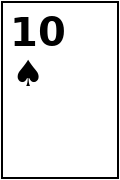
#> input picture assets/card_templates/10.png, 120 x 180 px; its folder holds only this picture in this run
$ python main.py
#> lines starting #> are read from the running program, lines starting #| are printed output that depends on the picture; after the words box and inside, x2 and y2 are one past the last pixel; in counts of white or black regions, pixels touching at a corner belong together
### src/landlord_counter/vision/card_recognizer.py
"""识别层：模板匹配为主链路，VLM 视觉大模型降级兜底。

双链路设计（对齐 AgentOS 思想）:
    1. 模板匹配（OpenCV）：快、免费、本地，识别标准牌面
    2. VLM 兜底（可选）：当模板匹配置信度不足时调用视觉大模型
"""
from __future__ import annotations

import base64
import os
from typing import Optional

import cv2
import numpy as np
import httpx

from ..config import VisionConfig
from ..logic.tracker import ALL_RANKS

# 牌面字符 → 编码
RANK_MAP = {
    "3": "3", "4": "4", "5": "5", "6": "6", "7": "7", "8": "8",
    "9": "9", "10": "10", "J": "J", "Q": "Q", "K": "K", "A": "A",
    "2": "2", "小王": "BJ", "大王": "RJ",
}


class CardRecognizer:
    """牌面识别器"""

    def __init__(self, config: VisionConfig):
        self.cfg = config
        self.templates: dict[str, np.ndarray] = self._load_templates()
#> in _load_templates, img is the input picture: shape (180, 120, 3); min 0, max 255, mean 228.9
        self._masks: dict[str, np.ndarray] = self._build_masks()
        # 游戏视觉适配包（doudizhu_wishday 等）：决定怎么"看懂"当前 App 的画面
        from ..profiles import get_profile

        self.profile = get_profile(config.profile_name)

    # ---------- VLM 直读主链路（模板对重度重叠画面失效时的正解） ----------

    # [70 lines left out: functions locate_hand_band, read_hand_vlm, _band_prompt, not called in this run]


    def _load_templates(self) -> dict[str, np.ndarray]:
        """加载模板图片（assets/card_templates/<rank>.png）"""
        templates = {}
        td = self.cfg.template_dir
        if not td.exists():
            return templates
        for png in td.glob("*.png"):
            rank = png.stem
            if rank in ALL_RANKS:
                img = cv2.imread(str(png))
                if img is not None:
                    templates[rank] = img
        return templates

    def _build_masks(self) -> dict[str, np.ndarray]:
        """构建掩码：非白色区域为1（只匹配文字/图案，忽略白底）"""
        masks = {}
        for rank, tpl in self.templates.items():
            gray = cv2.cvtColor(tpl, cv2.COLOR_BGR2GRAY)
            # 白色(>=230)为背景=0，文字为1
            mask = np.where(gray < 230, 255, 0).astype(np.uint8)
            masks[rank] = mask
        return masks

    def template_available(self) -> bool:
        return len(self.templates) > 0

    # [126 lines left out: functions recognize_hand, recognize_with_vlm, recognize_hand_best, _parse_vlm_text, not called in this run]

### src/landlord_counter/ai/analyzer.py
"""AI 推理层：调用大模型分析对手牌型、给出出牌建议（可选功能）。"""
from __future__ import annotations

import httpx

from ..config import LLMConfig
from ..logic.tracker import GameState

SYSTEM_PROMPT = """你是斗地主记牌分析助手。根据记牌器提供的剩余牌和对手出牌记录，
分析对手可能持有的牌型，给出简明结论。只输出分析结果，不要客套。"""


class LandlordAnalyzer:
    """斗地主大模型分析器"""

    def __init__(self, config: LLMConfig):
        self.cfg = config

    @property
    def available(self) -> bool:
        return self.cfg.enabled and bool(self.cfg.api_key)

    # [28 lines left out: function analyze, not called in this run]

### src/landlord_counter/config.py
"""全局配置：从环境变量/配置文件读取，密钥不硬编码。"""
from __future__ import annotations

import os
from dataclasses import dataclass, field
from pathlib import Path

PROJECT_ROOT = Path(__file__).resolve().parent.parent.parent


def _load_dotenv() -> None:
    """加载项目根 .env 到环境变量（覆盖旧 shell 残留，.env 是项目配置源）。

    让 `uv run landlord-counter` / CLI 工具无需手动 source 即可读到 VLM 等配置。
    注意：会覆盖同名已存在的环境变量——若想临时换模型，直接改 .env 即可。
    """
    env_file = PROJECT_ROOT / ".env"
    if not env_file.exists():
        return
    try:
        for line in env_file.read_text(encoding="utf-8").splitlines():
            line = line.strip()
            if not line or line.startswith("#") or "=" not in line:
                continue
            key, _, value = line.partition("=")
            key, value = key.strip(), value.strip().strip("\"'")
            if key:
                os.environ[key] = value  # .env 为准，覆盖 shell 残留旧值
    except OSError:
        pass


_load_dotenv()


@dataclass
class ScreenConfig:
    """屏幕与ROI配置（像素坐标，手机横屏/竖屏可调）"""
    adb_serial: str = field(default_factory=lambda: os.getenv("ADB_SERIAL", os.getenv("AGENT_ADB_SERIAL", "")))  # 多设备时建议显式指定
    screen_scale: float = 1.0  # 截图缩放系数
    # 各识别区域 ROI: (x1, y1, x2, y2)，默认竖屏 1080x2400 比例
    hand_roi: tuple = (0.0, 0.78, 1.0, 1.0)  # 自己手牌区（归一化坐标）
    played_roi: tuple = (0.15, 0.30, 0.85, 0.70)  # 出牌区（归一化坐标）
    poll_interval: float = 1.0  # 轮询间隔秒


@dataclass
class VisionConfig:
    """识别层配置"""
    # 模板匹配
    template_dir: Path = field(
        default_factory=lambda: PROJECT_ROOT / "assets" / "card_templates"
    )
    match_threshold: float = 0.80  # 模板匹配置信度阈值
    # 游戏视觉适配包（哪个 App 的画面）：doudizhu_wishday 等，见 profiles.py
    profile_name: str = field(default_factory=lambda: os.getenv("GAME_PROFILE", "doudizhu_wishday"))
    # VLM 直读（模板对重度重叠无效时的主链路）—— 多提供商: VLM_PROVIDER 选择
    vlm_api_base: str = field(default_factory=lambda: _vlm_settings()[0])
    vlm_api_key: str = field(default_factory=lambda: _vlm_settings()[1])
    vlm_model: str = field(default_factory=lambda: _vlm_settings()[2])
    vlm_provider: str = field(default_factory=lambda: os.getenv("VLM_PROVIDER", "zhipu"))

    def vlm_available(self) -> bool:
        return bool(self.vlm_api_base and self.vlm_api_key and self.vlm_model)


VLM_PROVIDER_BASE = {
    "zhipu": ("VLM_API_BASE", "https://open.bigmodel.cn/api/paas/v4"),
    "deepseek": ("DEEPSEEK_API_BASE", "https://api.deepseek.com"),
    "doubao": ("DOUBAO_API_BASE", "https://ark.cn-beijing.volces.com/api/v3"),
    "qianfan": ("QIANFAN_API_BASE", "https://qianfan.baidubce.com/v2"),
    "laozhang": ("LAOZHANG_API_BASE", "https://api.laozhang.ai/v1"),  # 中转站: 仅识图用
}
VLM_PROVIDER_KEY = {
    "zhipu": "VLM_API_KEY",
    "deepseek": "DEEPSEEK_API_KEY",
    "doubao": "DOUBAO_API_KEY",
    "qianfan": "QIANFAN_API_KEY",
    "laozhang": "LAOZHANG_API_KEY",
}
VLM_PROVIDER_MODEL_ENV = {
    "zhipu": "VLM_MODEL", "deepseek": "DEEPSEEK_MODEL",
    "doubao": "DOUBAO_MODEL", "qianfan": "QIANFAN_MODEL",
    "laozhang": "LAOZHANG_MODEL",
}
VLM_PROVIDER_MODEL_DEFAULT = {
    "zhipu": "glm-4v-plus",
    "deepseek": "deepseek-v4-flash-vision-exp",
    "doubao": "",  # 火山方舟模型/推理接入点由用户填 DOUBAO_MODEL
    "qianfan": "",  # 千帆 VL 模型名由用户填 QIANFAN_MODEL
    "laozhang": "",  # 中转站识图模型名由用户填 LAOZHANG_MODEL(如 glm-4v-plus)
}


def _vlm_settings() -> tuple[str, str, str]:
    """按 VLM_PROVIDER 返回 (base, key, model)。key 为空时回退 VLM_API_KEY(智谱旧键)。"""
    prov = os.getenv("VLM_PROVIDER", "zhipu")
    base_env, base_def = VLM_PROVIDER_BASE.get(prov, VLM_PROVIDER_BASE["zhipu"])
    key_env = VLM_PROVIDER_KEY.get(prov, "VLM_API_KEY")
    model_env = VLM_PROVIDER_MODEL_ENV.get(prov, "VLM_MODEL")
    model_def = VLM_PROVIDER_MODEL_DEFAULT.get(prov, "glm-4v-plus")
    base = os.getenv(base_env) or base_def
    key = os.getenv(key_env) or os.getenv("VLM_API_KEY", "")
    model = os.getenv(model_env) or model_def
    return base, key, model


@dataclass
class LLMConfig:
    """大模型推理配置（可选，用于对手牌型分析）"""
    enabled: bool = os.getenv("LLM_ENABLED", "0") == "1"
    api_base: str = os.getenv("LLM_API_BASE", "https://api.deepseek.com/v1")
    api_key: str = os.getenv("LLM_API_KEY", "")
    model: str = os.getenv("LLM_MODEL", "deepseek-v4-flash")
    temperature: float = 0.3


@dataclass
class AppConfig:
    screen: ScreenConfig = field(default_factory=ScreenConfig)
    vision: VisionConfig = field(default_factory=VisionConfig)
    llm: LLMConfig = field(default_factory=LLMConfig)


def load_config() -> AppConfig:
    return AppConfig()

### src/landlord_counter/screen/adb_capture.py
"""截屏层：通过 ADB 从安卓设备/模拟器获取屏幕截图。"""
from __future__ import annotations

import subprocess

import numpy as np

from ..config import ScreenConfig


class ADBError(RuntimeError):
    pass


class ScreenCapturer:
    """ADB 截屏器"""

    def __init__(self, config: ScreenConfig):
        self.cfg = config

    def _adb(self, *args: str) -> bytes:
        cmd = ["adb"]
        if self.cfg.adb_serial:
            cmd += ["-s", self.cfg.adb_serial]
        cmd += list(args)
        try:
            proc = subprocess.run(cmd, capture_output=True, timeout=15)
        except subprocess.TimeoutExpired:
            raise ADBError("adb 命令超时")
        if proc.returncode != 0:
            raise ADBError(
                f"adb {' '.join(args)} 失败: {proc.stderr.decode(errors='ignore')}"
            )
        return proc.stdout

    def list_devices(self) -> list[str]:
        out = self._adb("devices").decode(errors="ignore")
        devices = []
        for line in out.splitlines()[1:]:
            if line.strip() and "\tdevice" in line:
                devices.append(line.split("\t")[0])
        return devices

    # [22 lines left out: functions capture, capture_roi, not called in this run]

### src/landlord_counter/profiles.py
"""游戏视觉适配包（Game Profile）——「通用 GUI 托管」的核心抽象。

每个游戏(=厂商 App)的界面都不一样：手牌/牌桌/按钮的布局、牌面的画法、重叠程度都不同。
本模块把「一个游戏怎么被看懂」收敛成一份声明式配置，识别管线本身与游戏无关：

    capture → 按 profile 定位手牌行 → 按 profile 放大/裁切 → 按 profile 的提示词送 VLM → 统一解析成点数

新增一个游戏 = 在 PROFILES 里加一份配置（+ 相应 GameRules），不改管线代码。
"""
from __future__ import annotations

from dataclasses import dataclass, field

# 统一的手牌点数字符集（视觉层输出 → 记牌逻辑层）
TOKEN_MAP = {
    "3": "3", "4": "4", "5": "5", "6": "6", "7": "7", "8": "8", "9": "9",
    "10": "10", "J": "J", "j": "J", "Q": "Q", "q": "Q", "K": "K", "k": "K",
    "A": "A", "a": "A", "2": "2",
    "小": "BJ", "小王": "BJ", "JOKER_B": "BJ",
    "大": "RJ", "大王": "RJ", "JOKER_R": "RJ",
}


# [12 lines left out: function parse_rank_tokens, not called in this run]


@dataclass
class GameProfile:
    """一个游戏的视觉适配配置。"""

    name: str                       # 如 doudizhu_wishday
    display: str                    # 展示名，如「斗地主(wishday)」
    rules_name: str = "doudizhu"    # 对应 logic/rules.py 注册表里的规则
    # --- 手牌行定位 ---
    locate_mode: str = "bright_band_bottom"  # 亮色行带、取最底部一条
    band_min_ratio: float = 0.40    # 行带判定阈值(相对该图最亮行)
    crop_pad: int = 8               # 行带外扩像素
    upscale: float = 2.0            # 送 VLM 前放大倍数
    # --- 识别 ---
    vlm_first: bool = True          # 跳过模板匹配、直接 VLM（模板匹配对重度重叠无效）
    vlm_prompt: str = field(default="")
    expected_cards: int = 0         # 0=未知(让 VLM 数)；17/20 可提示模型输出数量
    # --- 动作(托管阶段用, 先占位) ---
    actions_roi: dict = field(default_factory=dict)  # 叫分/出牌按钮区域(归一化坐标)


_PROMPT_BASE = (
    "这是斗地主手牌行(从左到右,牌严重重叠)。只输出各张点数,逗号分隔,不要解释。"
    "重复点数不要合并(对子/三条/四张按张数逐张输出);大王写\"大王\",小王写\"小王\"。"
)


# [12 lines left out: function _build_prompt, not called in this run]


PROFILES: dict[str, GameProfile] = {
    "doudizhu_wishday": GameProfile(
        name="doudizhu_wishday",
        display="斗地主(wishday)",
        rules_name="doudizhu",
        locate_mode="bright_band_bottom",
        band_min_ratio=0.40,
        crop_pad=8,
        upscale=2.0,
        vlm_first=True,
        vlm_prompt=_PROMPT_BASE,
        expected_cards=17,
        # 托管按钮标定(wishday 1280x720 实测): pass=不出(已验), hint=提示(待验)
        actions_roi={"pass": (203, 193), "hint": (592, 191)},
    ),
}


def get_profile(name: str | None) -> GameProfile:
    if not name or name not in PROFILES:
        return PROFILES["doudizhu_wishday"]
    return PROFILES[name]

### src/landlord_counter/main.py
"""主程序：轮询截屏 → 识别 → 记牌 → （可选）AI分析 → 输出提示。"""
from __future__ import annotations

import time
from typing import Optional

from .ai.analyzer import LandlordAnalyzer
from .config import load_config
from .logic.tracker import GameState
from .screen.adb_capture import ADBError, ScreenCapturer
from .vision.card_recognizer import CardRecognizer


class LandlordCounterApp:
    """斗地主记牌器主应用"""

    def __init__(self):
        self.cfg = load_config()
        self.capturer = ScreenCapturer(self.cfg.screen)
        self.recognizer = CardRecognizer(self.cfg.vision)
#> in __init__, `self.templates: dict[str, np.ndarray] = self._load_templates()`: self.templates = 1 item
#> the loop in _build_masks, `for rank, tpl in self.templates.items():` made 1 pass
#> rank on pass 1: '10'
#> pass 1, in _build_masks, `mask = np.where(gray < 230, 255, 0).astype(np.uint8)`:
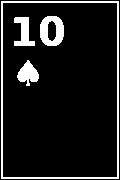
#> mask: shape (180, 120); 10.7% white; 4 white regions, box (x1, y1, x2, y2) and area: (1, 1, 119, 179) 1168, (40, 16, 64, 46) 482, (14, 17, 35, 46) 338, (17, 60, 39, 86) 329
        self.analyzer = LandlordAnalyzer(self.cfg.llm)
        self.state = GameState()

    def _check_environment(self) -> bool:
        """检查 ADB 设备和模板"""
        try:
            devices = self.capturer.list_devices()
        except ADBError as e:
            print(f"✗ ADB 错误: {e}")
            return False
        if not devices:
            print(
                "✗ 未检测到安卓设备。请:\n"
                "  1. 手机开启「开发者选项 → USB调试」并连接电脑\n"
                "  2. 或启动安卓模拟器\n"
                "  3. adb devices 确认设备在线"
            )
            return False
        print(f"✓ 检测到设备: {devices}")
        if not self.recognizer.template_available():
            print(
                "⚠ 未找到牌面模板，将使用 VLM 识别（需配置 VLM_API_KEY）\n"
                "  或运行 tools/gen_templates.py 生成模板"
            )
        else:
            print(f"✓ 已加载 {len(self.recognizer.templates)} 张牌面模板")
        return True

    def run(self, rounds: Optional[int] = None, verbose: bool = True):
        """主循环。rounds=None 表示一直运行"""
        if not self._check_environment():
            return
        use_vlm = self.recognizer.cfg.vlm_available() and self.recognizer.profile.vlm_first
        last_hand: list[str] = []
        last_sig: Optional[bytes] = None  # 手牌行像素签名，变了才调 VLM（省调用）
        n_round = 0
        print(f"▶ 记牌器运行中... (Ctrl+C 退出)  识别链路: {'VLM直读(' + self.recognizer.cfg.vlm_model + ')' if use_vlm else '模板匹配'}\n")
        try:
            while rounds is None or n_round < rounds:
                try:
                    img = self.capturer.capture()  # 整屏（VLM 直读需自行定位手牌行）
                except ADBError as e:
                    print(f"⚠ 截屏失败: {e}，1秒后重试")
                    time.sleep(1)
                    continue

                if use_vlm:
                    sig = self._band_signature(img)
                    if sig != last_sig:
                        hand = self.recognizer.read_hand_vlm(img)
                        last_sig = sig
                    else:
                        hand = last_hand  # 画面没变，沿用上次结果，不重复调用 VLM
                else:
                    roi = img[
                        int(self.cfg.screen.hand_roi[1] * img.shape[0]) : int(self.cfg.screen.hand_roi[3] * img.shape[0]),
                        int(self.cfg.screen.hand_roi[0] * img.shape[1]) : int(self.cfg.screen.hand_roi[2] * img.shape[1]),
                    ]
                    hand = self.recognizer.recognize_hand_best(roi)

                if hand and hand != last_hand:
                    # 手牌变化 → 推导谁出了什么牌
                    self._on_hand_change(last_hand, hand)
                    last_hand = hand

                if verbose:
                    self._print_status()
                time.sleep(self.cfg.screen.poll_interval)
                n_round += 1
        except KeyboardInterrupt:
            print("\n■ 已停止")

    @staticmethod
    def _band_signature(img) -> Optional[bytes]:
        """整屏缩小灰度指纹：画面变化(含对手出牌/切页)才触发 VLM，避免空轮询烧 token。"""
        try:
            import cv2

            small = cv2.resize(img, (64, 36), interpolation=cv2.INTER_AREA)
            gray = cv2.cvtColor(small, cv2.COLOR_BGR2GRAY)
            return gray.tobytes()
        except Exception:
            return None

    def _on_hand_change(self, old: list[str], new: list[str]):
        """手牌变化时更新记牌状态"""
        self.state.record_my_hand(new)
        # 简单推导：手牌减少 = 自己出牌（实际需结合出牌区识别）
        if old and len(new) < len(old):
            # 差值即自己打出的牌（简化假设：自己刚出牌）
            from collections import Counter

            diff = Counter(old) - Counter(new)
            played_cards = list(diff.elements())
            if played_cards:
                self.state.record_play("self", played_cards)
                print(f"◆ 检测到自己出牌: {' '.join(played_cards)}")

    def _print_status(self):
        print("\033[2J\033[H")  # 清屏
        print(self.state.summary())
        if self.analyzer.available:
            print("\n" + self.analyzer.analyze(self.state))


def main():
    app = LandlordCounterApp()
    app.run()
#> (the call stopped at in _adb, `proc = subprocess.run(cmd, capture_output=True, timeout=15)`: subprocess is not available in this run)


if __name__ == "__main__":
    main()

$ run again, on assets/card_templates/2.png
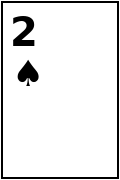
#> input picture assets/card_templates/2.png, 120 x 180 px
#> in _load_templates, img is the input picture: shape (180, 120, 3); min 0, max 255, mean 233.3
#> self.templates = 1 item
#> the loop in _build_masks, `for rank, tpl in self.templates.items():` made 1 pass
#> rank on pass 1: '2'
#> pass 1, in _build_masks, `mask = np.where(gray < 230, 255, 0).astype(np.uint8)`:
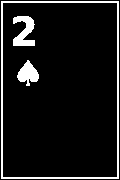
#> mask: shape (180, 120); 8.8% white; 3 white regions, box (x1, y1, x2, y2) and area: (1, 1, 119, 179) 1168, (13, 16, 35, 46) 409, (17, 60, 39, 86) 329
